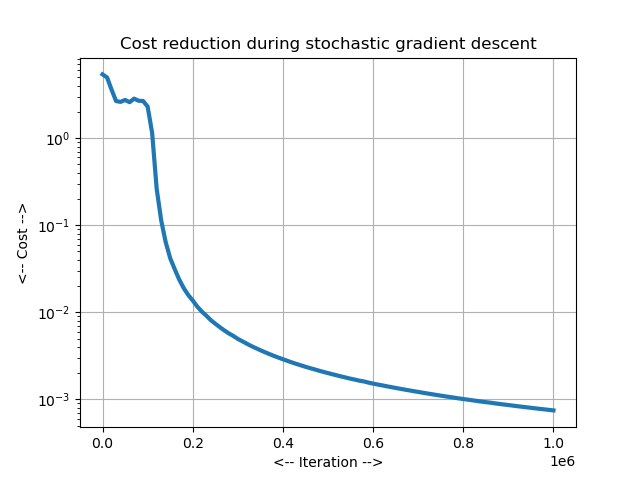

Reproduce this figure in Python.
#! /usr/bin/env python3
#
def neural_network_test ( ):

#*****************************************************************************80
#
## neural_network_test() tests neural_network().
#
#  Licensing:
#
#    This code is distributed under the MIT license. 
#
#  Modified:
#
#    23 July 2022
#
#  Author:
#
#    Original Python version by Catherine Higham, Desmond Higham.
#    This version by John Burkardt.
#
#  Reference:
#
#    Catherine Higham, Desmond Higham,
#    Deep Learning: An introduction for applied mathematicians,
#    SIAM Review,
#    Volume 61, Number 4, pages 860-891,
#    November 2019.
#
  import numpy as np
  import platform

  print ( '' )
  print ( 'neural_network_test():' )
  print ( '  python version: ' + platform.python_version ( ) )
  print ( '  numpy version:  ' + np.version.version )
  print ( '  Demonstrate back propagation.' )
#
#  eta is the learning rate.
#
  eta = 0.05
  print ( '  Using learning rate eta =', eta )
#
#  it_num is the number of stochastic gradient iterations.
#
  it_num = 1000000
  print ( '  Number of iterations = ', it_num )
#
#  Run the neural network.
#
  cost = neural_network ( eta, it_num )
#
#  Plot the cost over the iteration.
#
  cost_plot ( cost )
#
#  Report change in cost.
#
  print ( '  Initial cost = ', cost[0] )
  print ( '  Final cost   = ', cost[-1] )
#
#  Terminate.
#
  print ( '' )
  print ( 'neural_network_test():' )
  print ( '  Normal end of execution.' )

  return

def neural_network ( eta, it_num ):

#*****************************************************************************80
#
## neural_network() uses back propagation to train a network.
#
#  Licensing:
#
#    This code is distributed under the MIT license. 
#
#  Modified:
#
#    23 July 2022
#
#  Author:
#
#    Catherine Higham, Desmond Higham.
#    Modifications by John Burkardt.
#
#  Reference:
#
#    Catherine Higham, Desmond Higham,
#    Deep Learning: An introduction for applied mathematicians,
#    SIAM Review,
#    Volume 61, Number 4, pages 860-891,
#    November 2019.
#
#  Input:
#
#    real eta: the learning rate.
#
#    integer it_num: the number of stochastic gradient iterations.
#
  from numpy.random import default_rng
  import numpy as np

  rng = default_rng()
#
#  Data:
#
  x1 = np.array ( [ 0.1, 0.3, 0.1, 0.6, 0.4, 0.6, 0.5, 0.9, 0.4, 0.7 ] )
  x2 = np.array ( [ 0.1, 0.4, 0.5, 0.9, 0.2, 0.3, 0.6, 0.2, 0.4, 0.6 ] )

  y =  np.array( [ [ 1.0, 1.0, 1.0, 1.0, 1.0, 0.0, 0.0, 0.0, 0.0, 0.0 ], \
                   [ 0.0, 0.0, 0.0, 0.0, 0.0, 1.0, 1.0, 1.0, 1.0, 1.0 ] ] )
#
#  Initialize weights and biases.
#
  W2 = 0.5 * rng.standard_normal ( size = [ 2, 2 ] )
  W3 = 0.5 * rng.standard_normal ( size = [ 3, 2 ] )
  W4 = 0.5 * rng.standard_normal ( size = [ 2, 3 ] )

  b2 = 0.5 * rng.standard_normal ( size = [ 2, 1 ] )
  b3 = 0.5 * rng.standard_normal ( size = [ 3, 1 ] )
  b4 = 0.5 * rng.standard_normal ( size = [ 2, 1 ] )
#
#  Forward and back propagate.
#
  cost_vec = np.zeros ( it_num + 1 )

  for it in range ( 0, it_num + 1 ):

    if ( 0 < it ):
#
#  Choose a training point at random.
#
      k = rng.integers ( low = 0, high = 10, endpoint = False )
#
#  We have to force xvec and yvec to be column vectors.
#
      xvec = np.array ( [ [ x1[k]  ], [ x2[k]  ] ] )
      yvec = np.array ( [ [ y[0,k] ], [ y[1,k] ] ] )
#
#  Forward pass.
#
      a2 = activate ( xvec, W2, b2 )
      a3 = activate ( a2,   W3, b3 )
      a4 = activate ( a3,   W4, b4 )
#
#  Backward pass.
#
      delta4 = a4 * ( 1.0 - a4 ) * ( a4 - yvec )
      delta3 = a3 * ( 1.0 - a3 ) * np.dot ( W4.T, delta4 )
      delta2 = a2 * ( 1.0 - a2 ) * np.dot ( W3.T, delta3 )
#
#  Gradient step.  
#  Adjust weights and biases with a rank one update.
#
      W2 = W2 - eta * np.dot ( delta2, xvec.T )
      W3 = W3 - eta * np.dot ( delta3, a2.T )
      W4 = W4 - eta * np.dot ( delta4, a3.T )

      b2 = b2 - eta * delta2
      b3 = b3 - eta * delta3
      b4 = b4 - eta * delta4
#
#  Monitor the progress.
#
    cost_vec[it] = cost_function ( W2, W3, W4, b2, b3, b4, x1, x2, y )

  return cost_vec

def activate ( x, W, b ):

#*****************************************************************************80
#
## activate() evaluates the sigmoid function.
#
#  Licensing:
#
#    This code is distributed under the MIT license. 
#
#  Modified:
#
#    05 May 2022
#
#  Author:
#
#    Catherine Higham, Desmond Higham
#    Modifications by John Burkardt.
#
#  Reference:
#
#    Catherine Higham, Desmond Higham,
#    Deep Learning: An introduction for applied mathematicians,
#    SIAM Review,
#    Volume 61, Number 4, pages 860-891,
#    November 2019.
#
#  Input:
#
#    x(4): the input vector.
#
#    W(4): the weights.
#
#    b(4): the shifts.
#
#  Output:
#
#    y(4): the output vector.
#
  import numpy as np

  y = 1.0 / ( 1.0 + np.exp ( - ( np.dot ( W, x ) + b ) ) )

  return y

def cost_function ( W2, W3, W4, b2, b3, b4, x1, x2, y ):

#*****************************************************************************80
#
## cost_function() evaluates the cost function.
#
#  Licensing:
#
#    This code is distributed under the MIT license. 
#
#  Modified:
#
#    17 May 2022
#
#  Author:
#
#    Catherine Higham, Desmond Higham.
#    Modifications by John Burkardt.
#
#  Input:
#
#    real W2(), W3(), W4(): the weights.
#
#    real b2(), b3(), b4(): the shifts.
#
#    real x1(), x2():
#
#    real y():
#
#  Output:
#
#    real costval: the current value of the cost function.
#
  import numpy as np

  costvec = np.zeros ( 10 )

  for i in range ( 0, 10 ):

    x = np.zeros ( [ 2, 1 ] )
    x[0,0] = x1[i]
    x[1,0] = x2[i]
    a2 = activate ( x, W2, b2 )
    a3 = activate ( a2, W3, b3 )
    a4 = activate ( a3, W4, b4 )
    costvec[i] = np.linalg.norm ( np.transpose ( a4 ) - y[:,i]  )

  costval = np.sum ( costvec**2 )

  return costval

def cost_plot ( cost_vec ):

#*****************************************************************************80
#
## cost_plot() plots the cost function over the iterations.
#
#  Licensing:
#
#    This code is distributed under the MIT license.
#
#  Modified:
#
#    23 July 2022
#
#  Author:
#
#    Catherine Higham, Desmond Higham.
#    Modifications by John Burkardt.
#
#  Input:
#
#    real cost_vec(it_num+1): the cost at each iteration.
#
  import matplotlib.pyplot as plt
  import numpy as np

  it_num = cost_vec.shape[0] - 1
#
#  Plot the decay of the cost function.
#
  plt.clf ( )
  i = np.arange ( 0, it_num+1, 10000 )
  plt.semilogy ( i, cost_vec[i], linewidth = 3 )
  plt.grid ( True )
  plt.xlabel ( '<-- Iteration -->' )
  plt.ylabel ( '<-- Cost -->' )
  plt.title ( 'Cost reduction during stochastic gradient descent' )
  filename = 'neural_network.png'
  plt.savefig ( filename )
  print ( '  Graphics saved as "' + filename + '"' )
  plt.show ( block = False )
  plt.close ( )

  return

def intspace ( a, b, n ):

#*****************************************************************************80
#
## intspace() returns roughly equally spaced integers in an interval.
#
#  Discussion:
#
#    intspace() is a sort of "linspace()" for integers.
#
#    An interval is defined by integers A <= B.
#
#    If possible, a vector C of N integers is to be determined, with
#    C(1) = A and C(N) = B.
#
#    So far as possible, the entries of C should be equally spaced in [A,B].
#
#    However, if B-A+1 < N, then we simply return C = A:B.
#
#    A use for this code can be imagined in which a large array of data
#    has been computed, and it is desired to make a plot.  However, displaying
#    all the data might result in an ugly plot, or one that takes too long
#    to display.  One can then specify an index set like 
#      c = intspace ( 1, max, 100 )
#    and restrict the plot to the data indexed by C.
#
#    Similarly, it might be desired to print out sample values of a large
#    array of data; this function would make it easy to do this in a
#    fairly regular fashion.
#
#  Licensing:
#
#    This code is distributed under the MIT license.
#
#  Modified:
#
#    23 July 2022
#
#  Author:
#
#    John Burkardt.
#
#  Input:
#
#    integer A, B: the left and right endpoints.
#
#    integer N: the number of samples desired.
#
#  Output:
#
#    integer C[*]: the sample values.  The first and last entries
#    of C will be A and B respectively.  The number of entries in C
#    will be min ( N, B+1-A).  The entries of C will be roughly
#    equally spaced.
#
  import numpy as np

  if ( b + 1 - a <= n ):
    c = np.arange ( a, b + 1 )
  else:
    i = np.arange ( n - 1, -1, -1 )
    j = np.arange ( 0, n )
    c = np.round ( ( i * a + j * b ) / ( n - 1 ) )

  c = c.astype ( int )

  return c

def timestamp ( ):

#*****************************************************************************80
#
## timestamp() prints the date as a timestamp.
#
#  Licensing:
#
#    This code is distributed under the MIT license. 
#
#  Modified:
#
#    21 August 2019
#
#  Author:
#
#    John Burkardt
#
  import time

  t = time.time ( )
  print ( time.ctime ( t ) )

  return

if ( __name__ == '__main__' ):
  timestamp ( )
  neural_network_test ( )
  timestamp ( ) 
